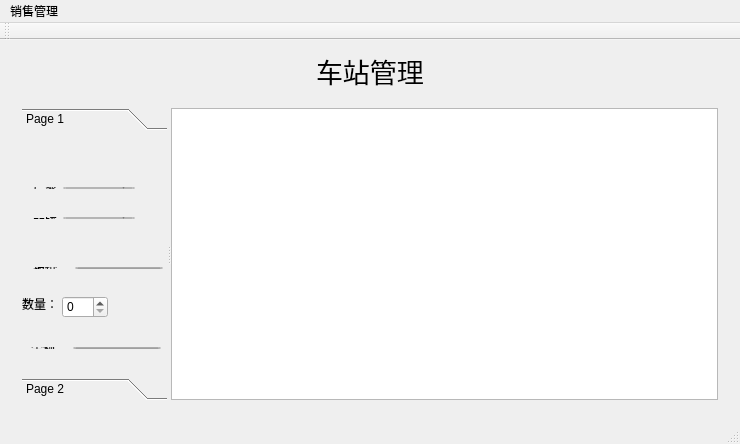
<?xml version="1.0" encoding="UTF-8"?>
<ui version="4.0">
 <class>MainWindow</class>
 <widget class="QMainWindow" name="MainWindow">
  <property name="geometry">
   <rect>
    <x>0</x>
    <y>0</y>
    <width>740</width>
    <height>444</height>
   </rect>
  </property>
  <property name="windowTitle">
   <string>MainWindow</string>
  </property>
  <widget class="QWidget" name="centralWidget">
   <layout class="QGridLayout" name="gridLayout">
    <item row="0" column="0">
     <spacer name="horizontalSpacer">
      <property name="orientation">
       <enum>Qt::Horizontal</enum>
      </property>
      <property name="sizeHint" stdset="0">
       <size>
        <width>298</width>
        <height>20</height>
       </size>
      </property>
     </spacer>
    </item>
    <item row="0" column="1">
     <widget class="QLabel" name="titleLabel">
      <property name="text">
       <string>&lt;html&gt;&lt;head/&gt;&lt;body&gt;&lt;p&gt;&lt;span style=&quot; font-size:20pt;&quot;&gt;车站管理&lt;/span&gt;&lt;/p&gt;&lt;/body&gt;&lt;/html&gt;</string>
      </property>
     </widget>
    </item>
    <item row="0" column="2">
     <spacer name="horizontalSpacer_2">
      <property name="orientation">
       <enum>Qt::Horizontal</enum>
      </property>
      <property name="sizeHint" stdset="0">
       <size>
        <width>298</width>
        <height>20</height>
       </size>
      </property>
     </spacer>
    </item>
    <item row="1" column="0" colspan="3">
     <widget class="QStackedWidget" name="stackedWidget">
      <widget class="QWidget" name="car">
       <layout class="QGridLayout" name="gridLayout_2">
        <item row="0" column="0">
         <widget class="QSplitter" name="splitter">
          <property name="orientation">
           <enum>Qt::Horizontal</enum>
          </property>
          <widget class="QToolBox" name="toolBox">
           <property name="minimumSize">
            <size>
             <width>0</width>
             <height>0</height>
            </size>
           </property>
           <property name="currentIndex">
            <number>0</number>
           </property>
           <widget class="QWidget" name="page">
            <property name="geometry">
             <rect>
              <x>0</x>
              <y>0</y>
              <width>147</width>
              <height>258</height>
             </rect>
            </property>
            <attribute name="label">
             <string>Page 1</string>
            </attribute>
            <widget class="QWidget" name="layoutWidget">
             <property name="geometry">
              <rect>
               <x>0</x>
               <y>70</y>
               <width>150</width>
               <height>24</height>
              </rect>
             </property>
             <layout class="QHBoxLayout" name="horizontalLayout_2">
              <item>
               <widget class="QLabel" name="label_3">
                <property name="text">
                 <string>品牌</string>
                </property>
               </widget>
              </item>
              <item>
               <widget class="QComboBox" name="comboBox_2"/>
              </item>
              <item>
               <spacer name="horizontalSpacer_4">
                <property name="orientation">
                 <enum>Qt::Horizontal</enum>
                </property>
                <property name="sizeHint" stdset="0">
                 <size>
                  <width>40</width>
                  <height>20</height>
                 </size>
                </property>
               </spacer>
              </item>
             </layout>
            </widget>
            <widget class="QLabel" name="label_6">
             <property name="geometry">
              <rect>
               <x>0</x>
               <y>160</y>
               <width>31</width>
               <height>16</height>
              </rect>
             </property>
             <property name="text">
              <string>数量：</string>
             </property>
            </widget>
            <widget class="QSpinBox" name="spinBox">
             <property name="geometry">
              <rect>
               <x>40</x>
               <y>160</y>
               <width>46</width>
               <height>22</height>
              </rect>
             </property>
            </widget>
            <widget class="QWidget" name="">
             <property name="geometry">
              <rect>
               <x>0</x>
               <y>40</y>
               <width>150</width>
               <height>24</height>
              </rect>
             </property>
             <layout class="QHBoxLayout" name="horizontalLayout">
              <item>
               <widget class="QLabel" name="label_2">
                <property name="text">
                 <string>厂家</string>
                </property>
               </widget>
              </item>
              <item>
               <widget class="QComboBox" name="comboBox"/>
              </item>
              <item>
               <spacer name="horizontalSpacer_3">
                <property name="orientation">
                 <enum>Qt::Horizontal</enum>
                </property>
                <property name="sizeHint" stdset="0">
                 <size>
                  <width>40</width>
                  <height>20</height>
                 </size>
                </property>
               </spacer>
              </item>
             </layout>
            </widget>
            <widget class="QWidget" name="">
             <property name="geometry">
              <rect>
               <x>0</x>
               <y>120</y>
               <width>170</width>
               <height>24</height>
              </rect>
             </property>
             <layout class="QHBoxLayout" name="horizontalLayout_3">
              <item>
               <widget class="QLabel" name="label_4">
                <property name="text">
                 <string>报价：</string>
                </property>
               </widget>
              </item>
              <item>
               <widget class="QLineEdit" name="lineEdit"/>
              </item>
              <item>
               <widget class="QLabel" name="label_5">
                <property name="text">
                 <string>万</string>
                </property>
               </widget>
              </item>
             </layout>
            </widget>
            <widget class="QWidget" name="">
             <property name="geometry">
              <rect>
               <x>-2</x>
               <y>200</y>
               <width>170</width>
               <height>24</height>
              </rect>
             </property>
             <layout class="QHBoxLayout" name="horizontalLayout_4">
              <item>
               <widget class="QLabel" name="label_7">
                <property name="text">
                 <string>金额：</string>
                </property>
               </widget>
              </item>
              <item>
               <widget class="QLineEdit" name="lineEdit_2"/>
              </item>
              <item>
               <widget class="QLabel" name="label_8">
                <property name="text">
                 <string>万</string>
                </property>
               </widget>
              </item>
             </layout>
            </widget>
           </widget>
           <widget class="QWidget" name="page_2">
            <property name="geometry">
             <rect>
              <x>0</x>
              <y>0</y>
              <width>147</width>
              <height>258</height>
             </rect>
            </property>
            <attribute name="label">
             <string>Page 2</string>
            </attribute>
           </widget>
          </widget>
          <widget class="QTextEdit" name="textEdit"/>
         </widget>
        </item>
       </layout>
      </widget>
      <widget class="QWidget" name="calc"/>
     </widget>
    </item>
   </layout>
  </widget>
  <widget class="QMenuBar" name="menuBar">
   <property name="geometry">
    <rect>
     <x>0</x>
     <y>0</y>
     <width>740</width>
     <height>22</height>
    </rect>
   </property>
   <widget class="QMenu" name="menu">
    <property name="title">
     <string>销售管理</string>
    </property>
    <addaction name="actionCar"/>
    <addaction name="actionCalc"/>
   </widget>
   <addaction name="menu"/>
  </widget>
  <widget class="QToolBar" name="mainToolBar">
   <attribute name="toolBarArea">
    <enum>TopToolBarArea</enum>
   </attribute>
   <attribute name="toolBarBreak">
    <bool>false</bool>
   </attribute>
  </widget>
  <widget class="QStatusBar" name="statusBar"/>
  <action name="actionCar">
   <property name="text">
    <string>车辆管理</string>
   </property>
  </action>
  <action name="actionCalc">
   <property name="text">
    <string>销售统计</string>
   </property>
  </action>
 </widget>
 <layoutdefault spacing="6" margin="11"/>
 <resources/>
 <connections/>
</ui>
